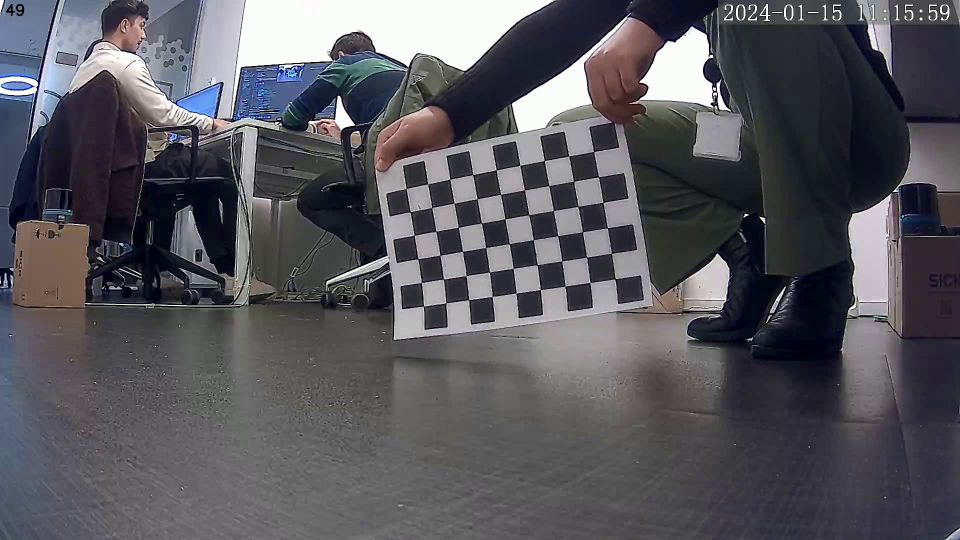
#> input picture point_cloud/Image_mapping/images/frame_10.png, 1920 x 1080 px (shown at 1/2 size); its folder holds only this picture in this run
$ python get_intrinsic_mat.py
#> lines starting #> are read from the running program, lines starting #| are printed output that depends on the picture; after the words box and inside, x2 and y2 are one past the last pixel; in counts of white or black regions, pixels touching at a corner belong together; long printed decimals are rounded
import numpy as np
import cv2 as cv
import glob
import pickle


################ FIND CHESSBOARD CORNERS - OBJECT POINTS AND IMAGE POINTS #############################

chessboardSize = (9,6)
frameSize = (1920,1080)#está certo


# termination criteria
criteria = (cv.TERM_CRITERIA_EPS + cv.TERM_CRITERIA_MAX_ITER, 30, 0.001)


# prepare object points, like (0,0,0), (1,0,0), (2,0,0) ....,(6,5,0)
objp = np.zeros((chessboardSize[0] * chessboardSize[1], 3), np.float32)
objp[:,:2] = np.mgrid[0:chessboardSize[0],0:chessboardSize[1]].T.reshape(-1,2)

size_of_chessboard_squares_mm = 20
objp = objp * size_of_chessboard_squares_mm


# Arrays to store object points and image points from all the images.
objpoints = [] # 3d point in real world space
imgpoints = [] # 2d points in image plane.


images = glob.glob('images/*.png')

for image in images:

    img = cv.imread(image)
#> img is the input picture: shape (1080, 1920, 3); mean B, G, R 93, 87.2, 88.2
    #print("imagem",img)
    gray = cv.cvtColor(img, cv.COLOR_BGR2GRAY)
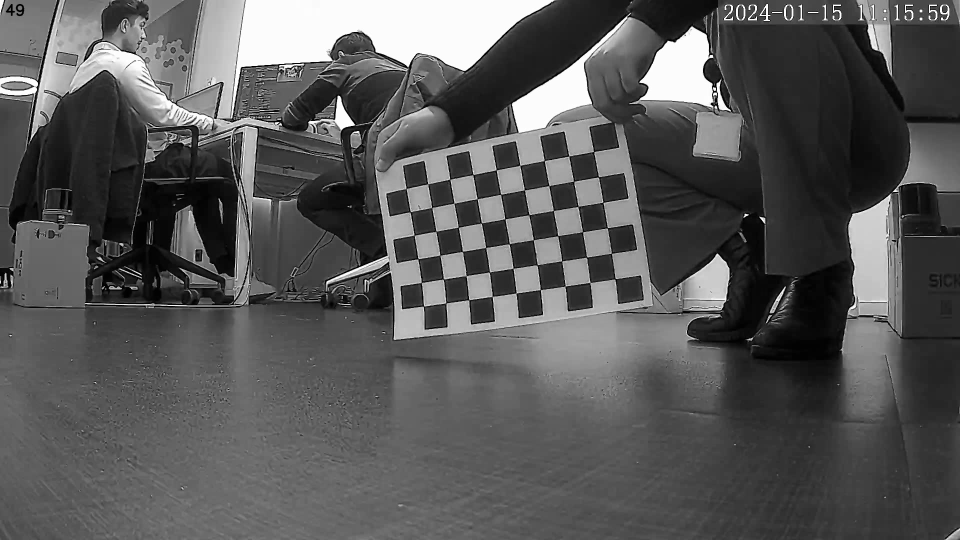
#> gray: shape (1080, 1920) (shown at 1/2 size); min 0, max 255, mean 88.1

    # Find the chess board corners
    ret, corners = cv.findChessboardCorners(gray, chessboardSize, None)
#> ret = True; corners = 54 rows, first 8: [1230.4, 558.2], [1180.5, 565.1], [1130.2, 572.1], [1081.2, 579.5], [1032.4, 586.5], [984.6, 592.9], [938.5, 599.9], [892.3, 606.4]


    # If found, add object points, image points (after refining them)
    if ret == True:

        objpoints.append(objp)

        corners2 = cv.cornerSubPix(gray, corners, (11,11), (-1,-1), criteria)
#> corners2 = 54 rows, first 8: [1230.4, 557.9], [1180.4, 565.2], [1130.5, 572.6], [1081.1, 579.5], [1032.6, 586.4], [984.7, 593.2], [938.2, 599.7], [892.4, 606.2]
        imgpoints.append(corners)

        # Draw and display the corners
        cv.drawChessboardCorners(img, chessboardSize, corners2, ret)
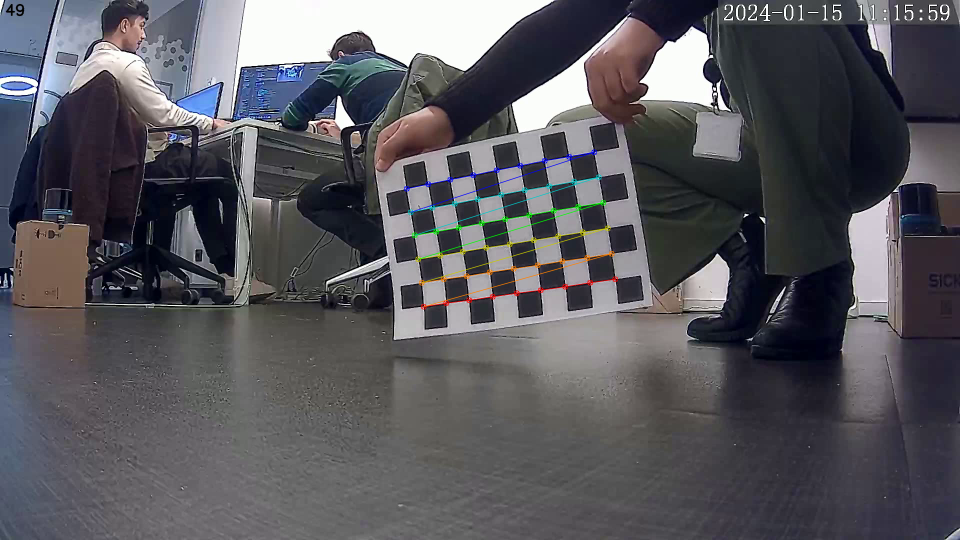
#> img: shape (1080, 1920, 3) (shown at 1/2 size); 0.8% of pixels changed, all inside (x1, y1, x2, y2) = (807, 298, 1237, 620)
        cv.imshow('img', img)
        cv.waitKey(1000)


cv.destroyAllWindows()


############## CALIBRATION #######################################################

ret, cameraMatrix, dist, rvecs, tvecs = cv.calibrateCamera(objpoints, imgpoints, frameSize, None, None)
#> ret = 1.42; cameraMatrix = [[12015.3, 0, 836.3], [0, 20630.6, 527.4], [0, 0, 1]]; dist = [[40.23, -42067.9, -0.151, 1.1, -113.5]]; rvecs = ([-0.124, 1.27, 2.72],); tvecs = ([163.8, 7.96, 5468.1],)


print("camera calibrated",ret)
#| camera calibrated 1.417
print("camera matrix", cameraMatrix)
#| camera matrix [[1.20152823e+04 0.00000000e+00 8.36316605e+02]
#|  [0.00000000e+00 2.06305618e+04 5.27431331e+02]
#|  [0.00000000e+00 0.00000000e+00 1.00000000e+00]]
print("distortion parameters",dist)
#| distortion parameters [[ 4.02302909e+01 -4.20678976e+04 -1.51351725e-01  1.09602294e+00
#|   -1.13470511e+02]]
print("rotation vectors",rvecs)
#| rotation vectors (array([[-0.1238],
#|        [ 1.269],
#|        [ 2.716 ]]),)
print("traslation vectors",tvecs)
#| traslation vectors (array([[ 163.755],
#|        [   7.957],
#|        [5468.115]]),)
# Save the camera calibration result for later use (we won't worry about rvecs / tvecs)
pickle.dump((cameraMatrix, dist), open( "calibration.pkl", "wb" ))
pickle.dump(cameraMatrix, open( "cameraMatrix.pkl", "wb" ))
pickle.dump(dist, open( "dist.pkl", "wb" ))

$ run again, on point_cloud/Image_mapping/images/frame_5.png
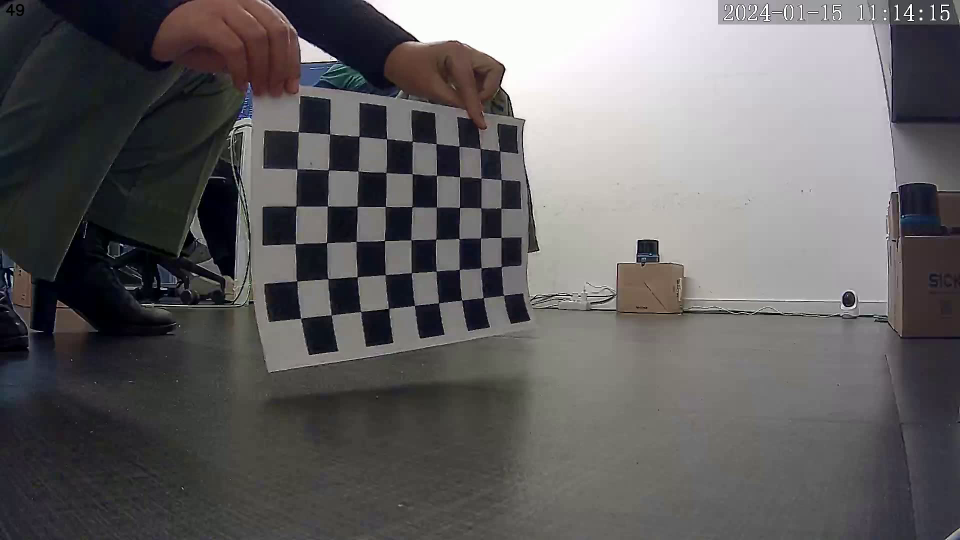
#> input picture point_cloud/Image_mapping/images/frame_5.png, 1920 x 1080 px (shown at 1/2 size)
#> img is the input picture: shape (1080, 1920, 3); mean B, G, R 98, 97, 99
#> `gray = cv.cvtColor(img, cv.COLOR_BGR2GRAY)`:
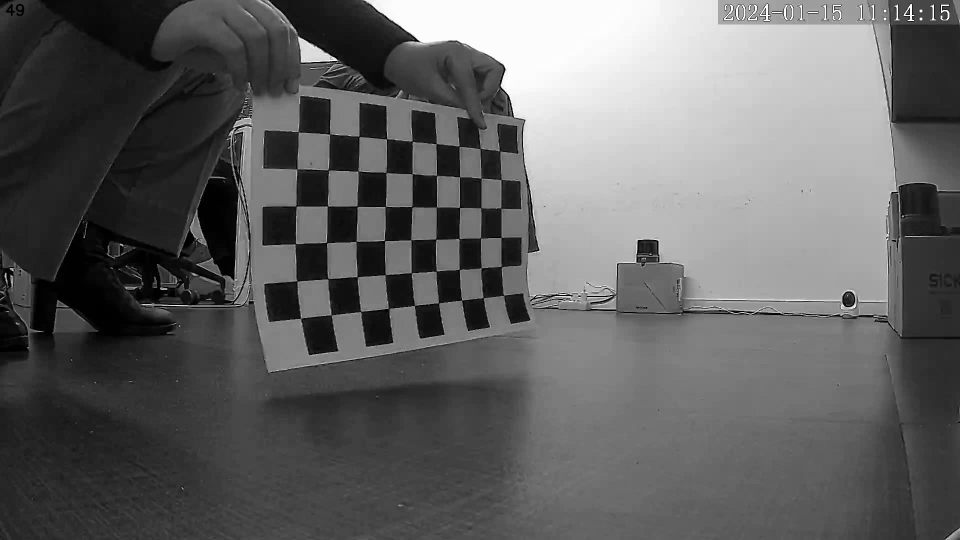
#> gray: shape (1080, 1920) (shown at 1/2 size); min 0, max 255, mean 97.8
#> `ret, corners = cv.findChessboardCorners(gray, chessboardSize, None)`: ret = True; corners = 54 rows, first 8: [1008.3, 590.9], [966.9, 595.5], [923.6, 600.1], [877.4, 605.7], [829.4, 611.6], [777.4, 617.4], [721.8, 623.5], [662.9, 630.4]
#> corners2 = 54 rows, first 8: [1007.4, 590.7], [966.8, 596.3], [923.9, 600.6], [877.4, 606.2], [829.3, 611.4], [777.1, 616.9], [721.9, 623.4], [662.8, 630.4]
#> `cv.drawChessboardCorners(img, chessboardSize, corners2, ret)`:
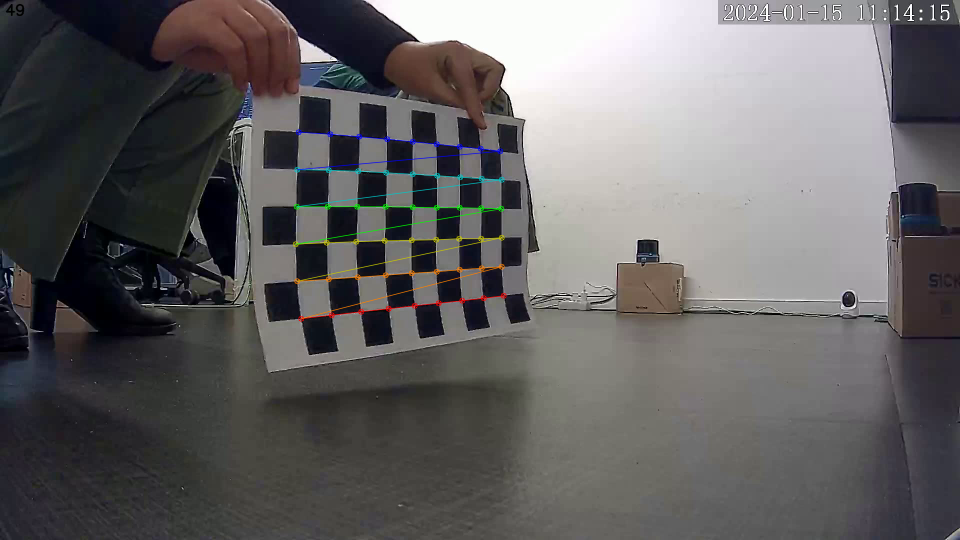
#> img: shape (1080, 1920, 3) (shown at 1/2 size); 0.86% of pixels changed, all inside (x1, y1, x2, y2) = (585, 258, 1014, 644)
#> `ret, cameraMatrix, dist, rvecs, tvecs = cv.calibrateCamera(objpoints, ..`: ret = 2.91; cameraMatrix = [[920.4, 0, 983], [0, 1262.2, 504.3], [0, 0, 1]]; dist = [[0.346, -4.94, 0.0269, -0.123, 13.17]]; rvecs = ([-0.644, -0.0874, 3.06],); tvecs = ([9.55, 30.26, 432.7],)
#| camera calibrated 2.910
#| camera matrix [[9.20356125e+02 0.00000000e+00 9.82998910e+02]
#|  [0.00000000e+00 1.26219576e+03 5.04252230e+02]
#|  [0.00000000e+00 0.00000000e+00 1.00000000e+00]]
#| distortion parameters [[ 0.3456 -4.936  0.0269 -0.1232 13.172]]
#| rotation vectors (array([[-0.6438],
#|        [-0.08739],
#|        [ 3.061]]),)
#| traslation vectors (array([[  9.549],
#|        [ 30.263],
#|        [432.673]]),)

$ run again, on point_cloud/Image_mapping/images/frame_6.png
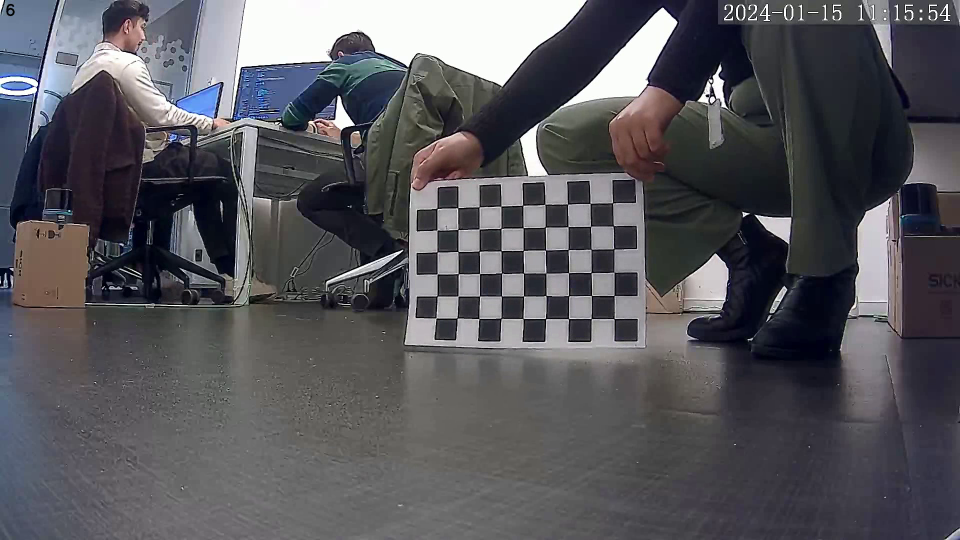
#> input picture point_cloud/Image_mapping/images/frame_6.png, 1920 x 1080 px (shown at 1/2 size)
#> img is the input picture: shape (1080, 1920, 3); mean B, G, R 91.6, 86.3, 87
#> `gray = cv.cvtColor(img, cv.COLOR_BGR2GRAY)`:
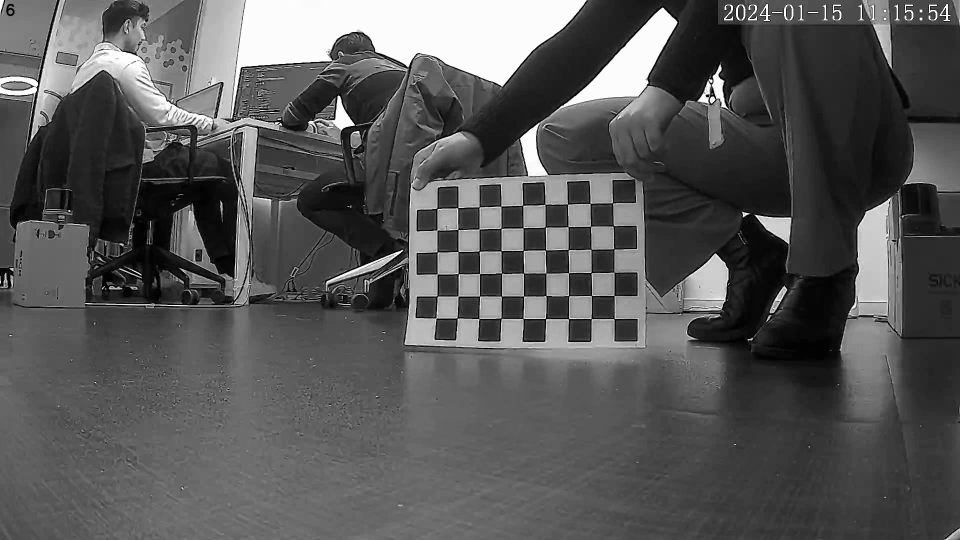
#> gray: shape (1080, 1920) (shown at 1/2 size); min 0, max 255, mean 87.1
#> `ret, corners = cv.findChessboardCorners(gray, chessboardSize, None)`: ret = True; corners = 54 rows, first 8: [1228.3, 637.6], [1183.2, 637.3], [1137.3, 637.7], [1091.6, 637.6], [1047, 635], [1002.6, 637.1], [955, 640], [915, 634]
#> corners2 = 54 rows, first 8: [1228.5, 637.6], [1182.6, 637.5], [1137.5, 637.5], [1091.5, 637.5], [1046.5, 637.4], [1002.5, 636.7], [958.3, 637.5], [914.5, 636.5]
#> `cv.drawChessboardCorners(img, chessboardSize, corners2, ret)`:
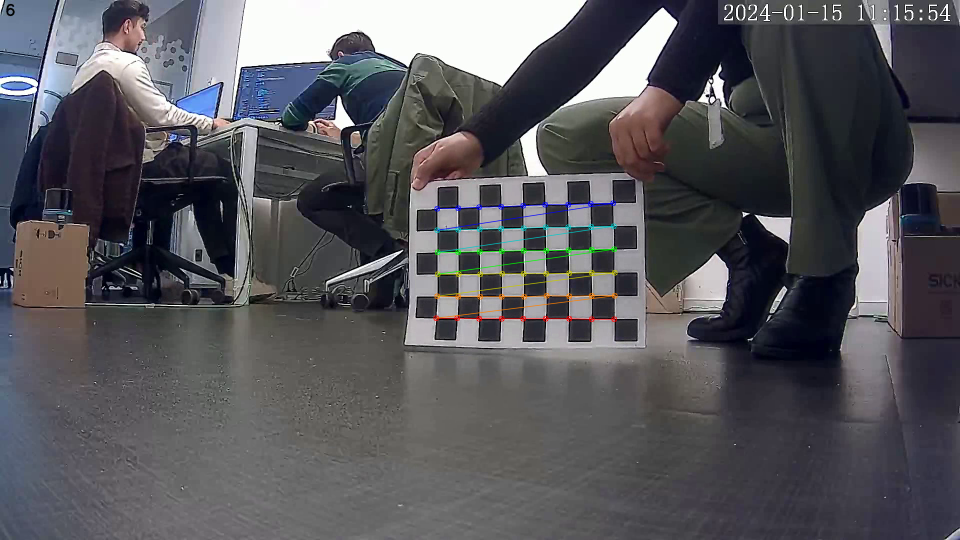
#> img: shape (1080, 1920, 3) (shown at 1/2 size); 0.77% of pixels changed, all inside (x1, y1, x2, y2) = (866, 400, 1236, 645)
#> `ret, cameraMatrix, dist, rvecs, tvecs = cv.calibrateCamera(objpoints, ..`: ret = 0.517; cameraMatrix = [[1548.7, 0, 974.3], [0, 1480.7, 489.6], [0, 0, 1]]; dist = [[-0.126, -12.34, 0.0155, -0.043, 153.8]]; rvecs = ([0.581, 0.0771, 3.07],); tvecs = ([105.4, 63.32, 619.4],)
#| camera calibrated 0.5166
#| camera matrix [[1.54872661e+03 0.00000000e+00 9.74320977e+02]
#|  [0.00000000e+00 1.48072467e+03 4.89553080e+02]
#|  [0.00000000e+00 0.00000000e+00 1.00000000e+00]]
#| distortion parameters [[-1.26296757e-01 -1.23389200e+01  1.54525585e-02 -4.30041546e-02
#|    1.53769392e+02]]
#| rotation vectors (array([[0.581],
#|        [0.07706],
#|        [3.074]]),)
#| traslation vectors (array([[105.419],
#|        [ 63.321],
#|        [619.408]]),)

$ run again, on point_cloud/Image_mapping/images/frame_7.png
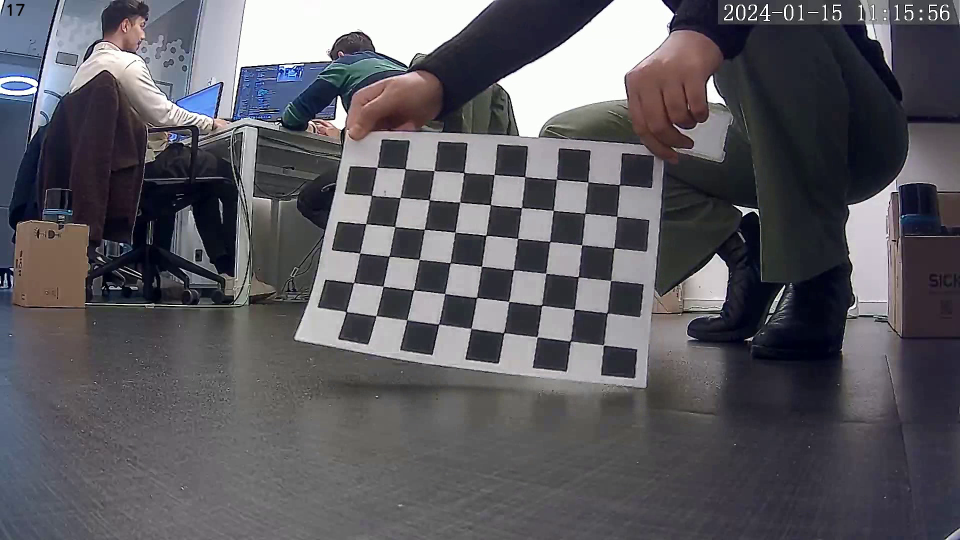
#> input picture point_cloud/Image_mapping/images/frame_7.png, 1920 x 1080 px (shown at 1/2 size)
#> img is the input picture: shape (1080, 1920, 3); mean B, G, R 96.1, 90.1, 91.5
#> `gray = cv.cvtColor(img, cv.COLOR_BGR2GRAY)`:
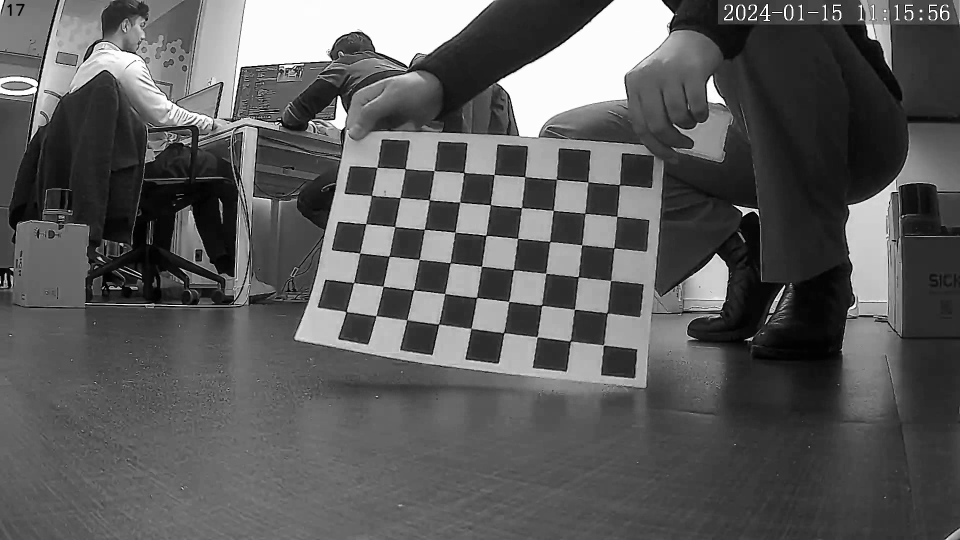
#> gray: shape (1080, 1920) (shown at 1/2 size); min 0, max 255, mean 91.2
#> `ret, corners = cv.findChessboardCorners(gray, chessboardSize, None)`: ret = True; corners = 54 rows, first 8: [1207.4, 690.8], [1140.4, 682.5], [1074.6, 674.5], [1007.5, 665.2], [941.9, 656.8], [877.5, 647.9], [813.9, 639.7], [752.3, 632]
#> corners2 = 54 rows, first 8: [1207, 690.4], [1141.1, 682.6], [1074.7, 674], [1007.6, 666], [942.4, 657.4], [877.6, 648.5], [814.4, 640.2], [752.5, 632.1]
#> `cv.drawChessboardCorners(img, chessboardSize, corners2, ret)`:
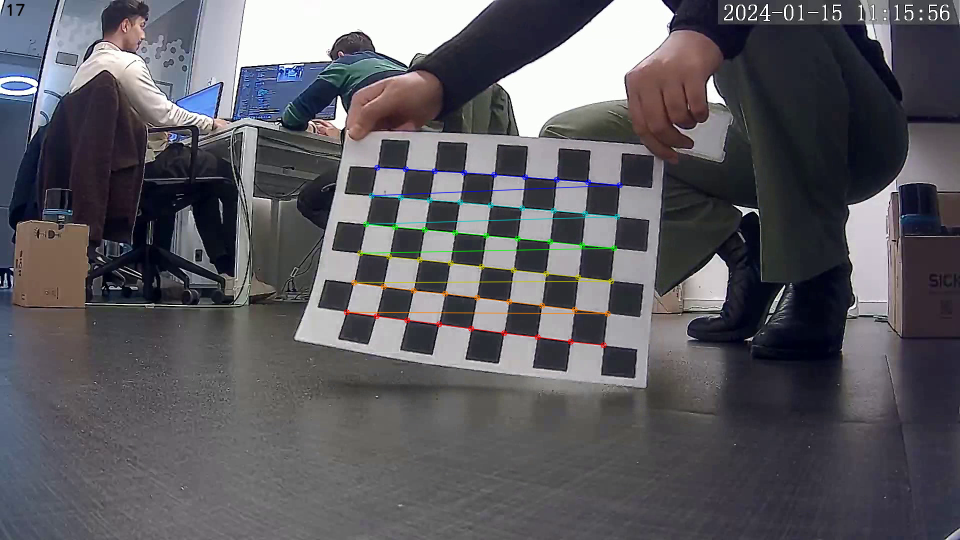
#> img: shape (1080, 1920, 3) (shown at 1/2 size); 1.01% of pixels changed, all inside (x1, y1, x2, y2) = (687, 329, 1246, 697)
#> `ret, cameraMatrix, dist, rvecs, tvecs = cv.calibrateCamera(objpoints, ..`: ret = 1; cameraMatrix = [[541.8, 0, 1138.8], [0, 532.8, 648.5], [0, 0, 1]]; dist = [[0.0984, -0.277, -0.0208, -0.0577, 0.169]]; rvecs = ([-0.283, -0.176, -2.99],); tvecs = ([19.67, 12.86, 156.2],)
#| camera calibrated 1.000
#| camera matrix [[5.41751177e+02 0.00000000e+00 1.13875364e+03]
#|  [0.00000000e+00 5.32783060e+02 6.48482026e+02]
#|  [0.00000000e+00 0.00000000e+00 1.00000000e+00]]
#| distortion parameters [[ 0.09839 -0.2775 -0.02075 -0.05773  0.1694]]
#| rotation vectors (array([[-0.2829],
#|        [-0.1765],
#|        [-2.994]]),)
#| traslation vectors (array([[ 19.667],
#|        [ 12.861],
#|        [156.168]]),)
